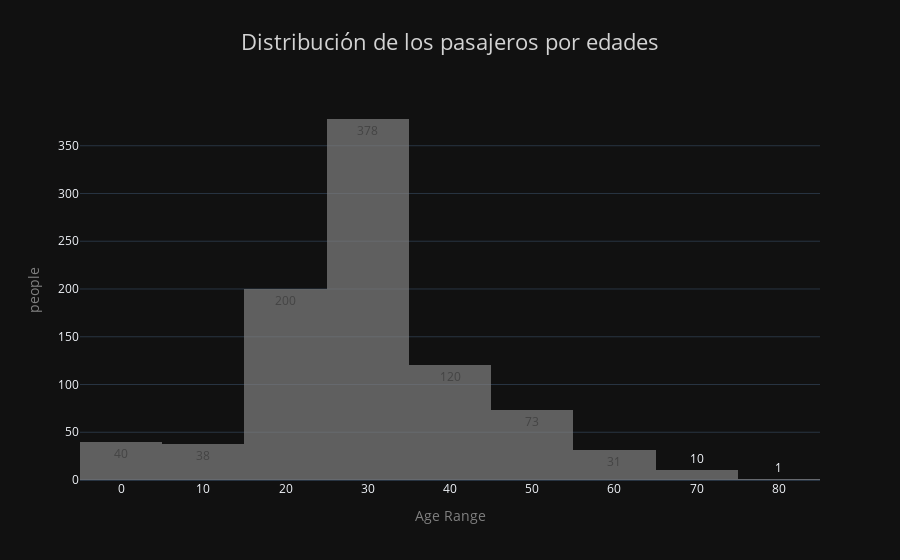

Notebook cell for this chart:
### Markdown cell above
##### <span style="color:lightblue"> Distribution Analysis </span>

### Code cell
Dist_age = px.histogram(clean_titanic_data, x = "Age", nbins=15,text_auto=True,
    title="Distribución de los pasajeros por edades",

    opacity=0.7,
    color_discrete_sequence=['grey'],
    template="plotly_dark"
)
Dist_age.update_layout(
    xaxis_title="Age Range",
    yaxis_title="people",
    xaxis_title_font_color="grey", 
    yaxis_title_font_color="grey",
    title_font_color="lightgrey",
    title_font_size=22,
    title_x=0.5 
)

Dist_age.show()

### Figure 1 — Plotly figure (JSON) as saved in the notebook; plotly's stock layout.template omitted (floating-point values rounded to 4 significant figures; data arrays with more than 128 entries replaced by an {"elided": "..."} marker saying what was removed)
{"data": [{"alignmentgroup": "True", "bingroup": "x", "hovertemplate": "Age=%{x}<br>count=%{y}<extra></extra>", "legendgroup": "", "marker": {"color": "grey", "opacity": 0.7, "pattern": {"shape": ""}}, "name": "", "nbinsx": 15, "offsetgroup": "", "orientation": "v", "showlegend": false, "texttemplate": "%{value}", "type": "histogram", "x": {"elided": "891 float values"}, "xaxis": "x", "yaxis": "y"}], "layout": {"barmode": "relative", "legend": {"tracegroupgap": 0}, "title": {"font": {"color": "lightgrey", "size": 22}, "text": "Distribución de los pasajeros por edades", "x": 0.5}, "xaxis": {"anchor": "y", "domain": [0, 1], "title": {"font": {"color": "grey"}, "text": "Age Range"}}, "yaxis": {"anchor": "x", "domain": [0, 1], "title": {"font": {"color": "grey"}, "text": "people"}}}}
